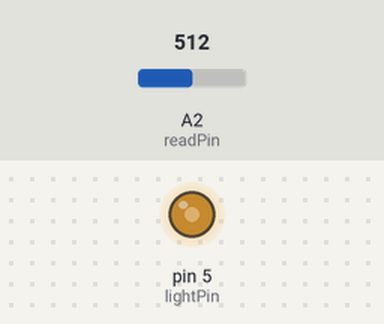
The sketch below on a simulated Arduino Uno, built with avr-gcc and run on an emulated ATmega328P. Parts: output pins drawn as LEDs (lit = HIGH). The inputs (shaded band) are chosen by the test bench; at power-on: A2 (readPin) = 512.

Above: at 1.2 s.
1.3 s: A2 (readPin) set to 716
At 1.6 s:
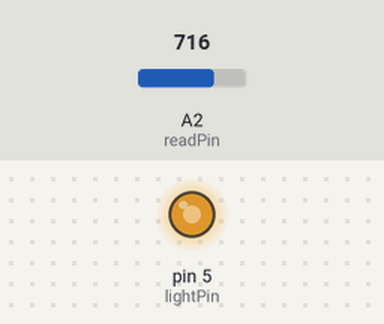
2.8 s: A2 (readPin) set to 900
At 4.0 s:
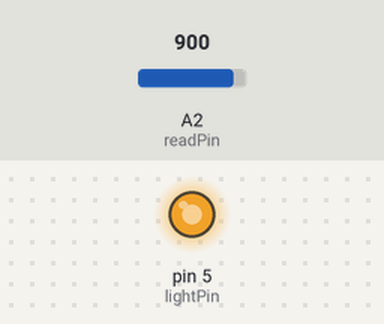
4.3 s: A2 (readPin) set to 122
At 5.1 s:
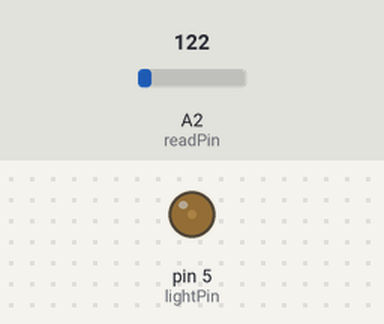
5.8 s: A2 (readPin) set to 0
At 6.3 s:
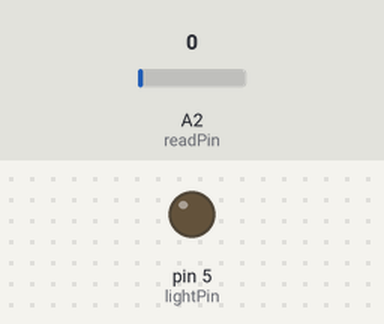
7.3 s: A2 (readPin) set to 511
At 8.6 s:
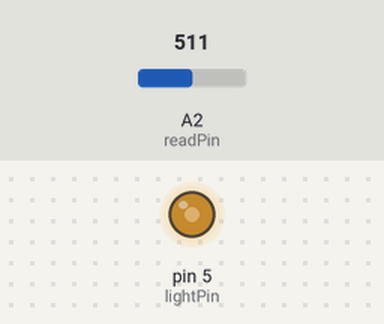
Timing chart, 0 to 9.8 s (numbered marks = the images above; inputs shaded):
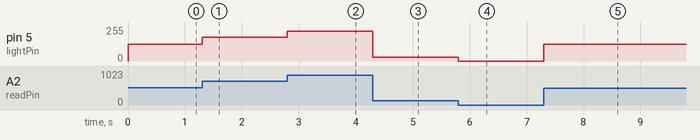

The sketch:

BareMinimum8.ino
```cpp
int readPin = A2;
int V2;

int lightPin = 5;
float realV;
//int delayTime = 1000;


void setup() {
  // put your setup code here, to run once:
  pinMode(readPin,INPUT);
  pinMode(lightPin,OUTPUT);

}

void loop() {
  // put your main code here, to run repeatedly:
  V2 = analogRead(readPin);
  realV = (255./1023.) * V2 ;
  analogWrite(lightPin,realV);
  //delay(delayTime);
}
```

Measured:
- after the input at 1.3 s, pin 5 (lightPin): 127/255 → 178/255 at once
- after the input at 2.8 s, pin 5 (lightPin): 178/255 → 224/255 at once
- after the input at 4.3 s, pin 5 (lightPin): 224/255 → 30/255 at once
- after the input at 5.8 s, pin 5 (lightPin): 30/255 → 0/255 at once
- after the input at 7.3 s, pin 5 (lightPin): 0/255 → 127/255 at once
